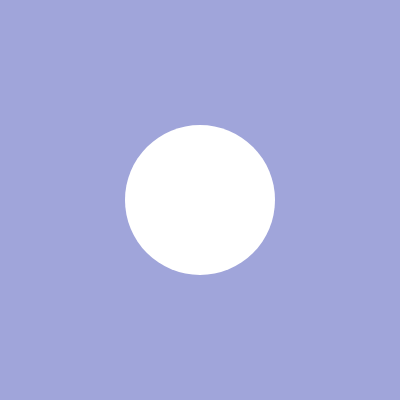
Frame 1 (no input)
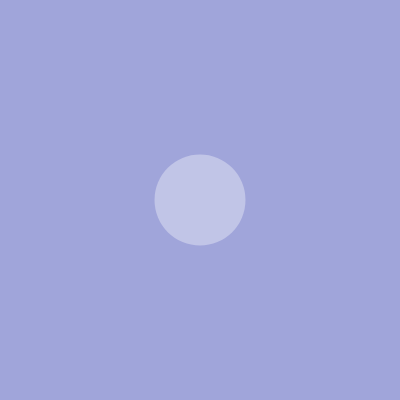
Frame 60 (no input)
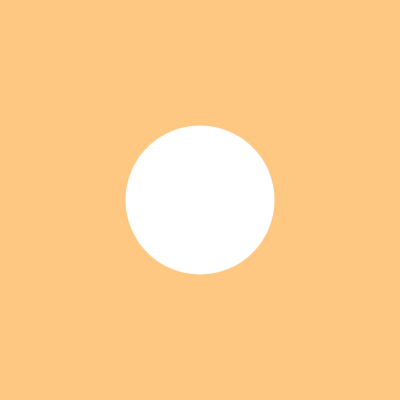
Frame 120 (the mouse pressed at the canvas centre since frame 60)

The p5.js sketch that drew these frames (run headless with seeded random() and noise() and a simulated clock; from frame 60 on, the mouse is pressed at the canvas centre):

// p5.js sketch
// ── sketch.js
/**
 * 
 * This circle is very emotional.
 * It likes when you are close, and gets sad when you are far away.
 * Stay away for too long and it will get jittery. 
 * Stay close for a while and it will begin to glow. 
 * If you stay away for too long, it may just fade away. 
 * 
 * Move your mouse around to see how it reacts.
 */
let circleSize = 150;
let circle;
let moodColour;
let circleColour;

let timeLeftAlone = 0;
let moodAlpha = 255;

function setup() {
  createCanvas(400, 400);
  circle = createVector(width / 2, height / 2);
  moodColour = color(200, 200, 255);
  circleColour = color(255, 255, 255);
}

function draw() {
  noStroke();
  background(0);
  fill(moodColour);
  rect(0, 0, width, height);

  evaluateBackgroundColor();
  fill(circleColour);
  ellipse(circle.x, circle.y, circleSize);
  evaluateCircleState();
}



/**
 * This function evaluates the background color based on the mouse position.
 * It uses the map function for smooth colour transitions. 
 * The closer the mouse is to the circle, the warmer the colour.
 * The further away,the cooler the colour.
 * If the mouse is idle for too long, the background will darken.
 * If the mouse is close for too long, the background will lighten.
 */
function evaluateBackgroundColor() {
//calculate the distance from the mouse to the circle. 
//cap it at the size of. the canvas 
  let distanceFromCircle = dist(mouseX, mouseY, circle.x, circle.y);
  distanceFromCircle = constrain(distanceFromCircle, 0, width);

  //map the distance from the circle, to a cool colour, we'll do it 3 times for rgb
  let r = map(distanceFromCircle, 0, width, 255, 120); //red: max 255, min 120
  let g = map(distanceFromCircle, 0, width, 200, 150); //green: max 200, min 150
  let b = map(distanceFromCircle, 0, width, 130, 255); //blue: max 130, min 255

  //set the background colour
  moodColour = color(r, g, b, moodAlpha);
  background(moodColour);
}

/**
 * This function evaluates the state of the circle based on the mouse position and time left alone.
 * If the mouse is close to the circle, it will grow and brighten.
 * If the mouse is far from the circle, it will shrink and darken.
 * If the mouse is left alone for too long, it will start to jitter and eventually fade away.
 * If the mouse is close for too long, it will glow and grow larger.
 */
function evaluateCircleState() {
  let distanceFromCircle = dist(mouseX, mouseY, circle.x, circle.y);
  distanceFromCircle = constrain(distanceFromCircle, 0, width);

  // If the mouse is close to the circle
  if (distanceFromCircle < 100) {
    // Decrease time left alone
    circleSize = min(300, circleSize + 1); // Grow the circle
    let alpha = map(distanceFromCircle, 0, 100, 255, 150);
    circleColour = color(255, 255, 255, alpha); // Brighten the circle
    timeLeftAlone = max(0, timeLeftAlone - 10); // Decrease time left alone
  } else {
    timeLeftAlone += 1; // Increase time left alone
    circleSize = max(50, circleSize - 1); // Shrink the circle
    let alpha = map(distanceFromCircle, 100 , width, 150, 50);
    circleColour = color(255, 255, 255, alpha);

    //start bouncing up and down. 
  
  } // Darken the circle

  // If left alone for too long, start jittering
  if (timeLeftAlone > 300) {
    let jitterAmount = map(max(timeLeftAlone - 300, 0), 300, 600, 0, 20);
    circle.x = width / 2 + random(-jitterAmount, jitterAmount);
    circle.y = height / 2 + random(-jitterAmount, jitterAmount);
  } else {
    circle.x = width / 2;
    circle.y = height / 2;
  }

  // If left alone for too long, start fading away
  if (timeLeftAlone > 600) {
    circleSize = max(0, circleSize - 1); // Shrink the circle to nothing
  }

}

function mousePressed() {
  timeLeftAlone = max(0, timeLeftAlone - 60);  //clicking decreases time left a bit quicker 

}
